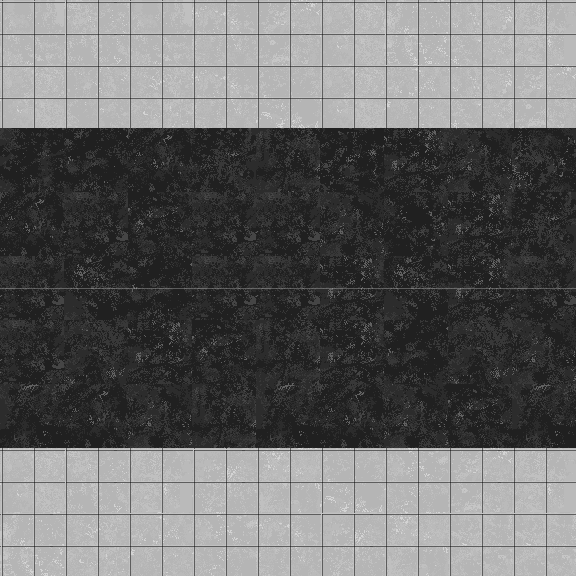

Tiled map render using the project's own tile images. Description and the whole map definition, tile-layer contents included, below:
An orthogonal 9x9 tile map with 64x64 px tiles, 1 tile layer (Tile Layer 1).

<map version="1.0" tiledversion="1.1.2" orientation="orthogonal" renderorder="right-down" width="9" height="9" tilewidth="64" tileheight="64" infinite="0" nextobjectid="1">
 <tileset firstgid="1" source="Road.tsx" />
 <layer name="Tile Layer 1" width="9" height="9">
  <data encoding="csv">
8,13,8,24,29,31,21,23,32,
31,14,15,24,22,31,6,23,29,
1,26,18,4,9,2,27,20,10,
18,28,3,28,28,20,19,27,4,
37,34,35,37,37,36,34,36,37,
28,12,27,3,9,27,26,12,20,
17,18,20,9,17,18,20,3,17,
31,13,32,5,30,22,16,29,32,
21,15,6,16,24,5,30,7,7
</data>
 </layer>
</map>
